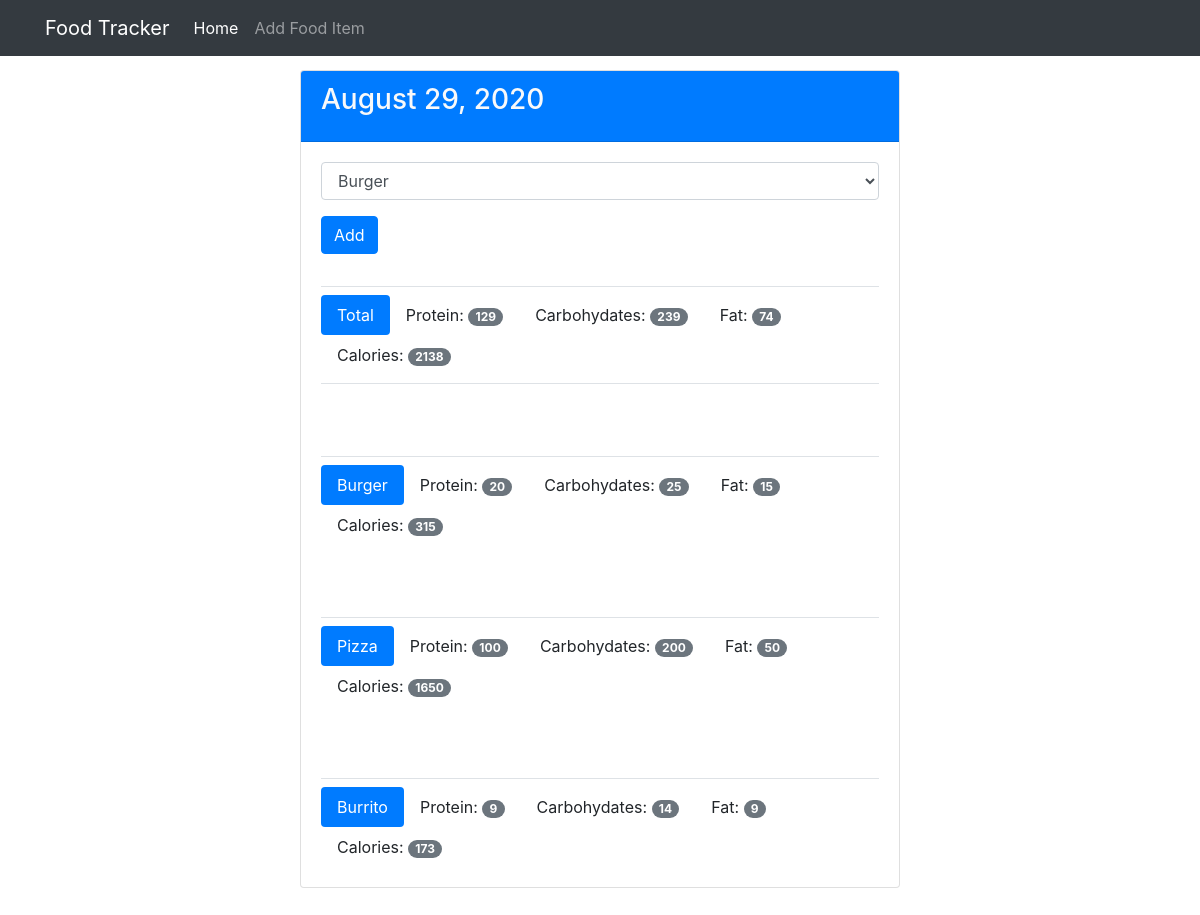
/view/20200829, run on the app's committed database.
### tables this page shows
CREATE TABLE food (
	id integer primary key autoincrement,
	name text not null,
	protein integer not null,
	carbohydrates integer not null,
	fat integer not null,
	calories integer not null
);

### views.py (the view)
@app.route('/view/<date>', methods=['GET', 'POST'])
def view(date):
    db = get_db()
    cur = db.execute('select id, entry_date from log_date where entry_date = ?', [date])
    result = cur.fetchone()
    pretty_date = convert_date(result)
    if request.method == 'POST':
        db.execute('insert into food_date (food_id, log_date_id) values (?, ?)', [
            request.form['food-select'], result['id']
        ])
        db.commit()
    food_cur = db.execute('select id, name from food')
    food_results = food_cur.fetchall()
    log_cur = db.execute('select food.name, food.protein, food.carbohydrates, food.fat, food.calories '
                         'from log_date join food_date on food_date.log_date_id = log_date.id '
                         'join food on food.id = food_date.food_id where log_date.entry_date = ?', [date])
    log_results = log_cur.fetchall()
    totals = {}
    for attr in ('protein', 'carbohydrates', 'fat', 'calories'):
        totals[attr] = sum(x[attr] for x in log_results)
    return render_template('day.html', entry_date=result['entry_date'], pretty_date=pretty_date, food_results=food_results,
                           log_results=log_results, totals=totals)

### common_funcs.py (called while the page is built)
def convert_date(date: dict) -> str:
    d = datetime.strptime(str(date['entry_date']), '%Y%m%d')
    pretty_date = datetime.strftime(d, '%B %d, %Y')
    return pretty_date

### database.py (called while the page is built)
def connect_db():
    sql = sqlite3.connect('food_tracker.db')
    sql.row_factory = sqlite3.Row
    return sql

def get_db():
    if not hasattr(g, 'sqlite3_db'):
        g.sqlite_db = connect_db()
    return g.sqlite_db

### templates/day.html (shortened to what this page needs)
{% extends 'base.html' %}
{% block content %}
    <div class="container col-sm-6 col-sm-offset-3" role="main">
      <div class="row">
        <div>
          <div class="card">
            <div class="card-header text-light bg-primary">
              <h3 class="card-title">{{ pretty_date }}</h3>
            </div>
            <div class="card-body">
              <form method="POST" action="{{ url_for('view', date=entry_date) }}">
                <div class="form-group">
                  <select class="form-control" name="food-select">
                    {% for food in food_results %}
                    <option value="{{ food.id }}">{{ food.name }}</option>
                    {% endfor %}
                  </select>
                </div>
                <button type="submit" class="btn btn-primary">Add</button>
              </form>
              <div class="pb-2 mt-4 mb-2 border-bottom"></div>
              <div>
                <ul class="nav nav-pills" role="tablist">
                  <li class="nav-item"><a class="nav-link active">Total</a></li>
                  <li class="nav-item"><a class="nav-link">Protein: <span class="badge badge-pill badge-secondary">{{ totals.protein }}</span></a></li>
                  <li class="nav-item"><a class="nav-link">Carbohydates: <span class="badge badge-pill badge-secondary">{{ totals.carbohydrates }}</span></a></li>
                  <li class="nav-item"><a class="nav-link">Fat: <span class="badge badge-pill badge-secondary">{{ totals.fat }}</span></a></li>
                  <li class="nav-item"><a class="nav-link">Calories: <span class="badge badge-pill badge-secondary">{{ totals.calories }}</span></a></li>
                </ul>
                <div class="pb-2  border-bottom"></div>
              </div>
            </div>
            {% for food in log_results %}
            <div class="card-body">
              <div class="pb-2 mt-4 mb-2 border-bottom"></div>
              <div>
                <ul class="nav nav-pills" role="tablist">
                  <li class="nav-item"><a class="nav-link active">{{ food.name }}</a></li>
                  <li class="nav-item"><a class="nav-link">Protein: <span class="badge badge-pill badge-secondary">{{ food.protein }}</span></a></li>
                  <li class="nav-item"><a class="nav-link">Carbohydates: <span class="badge badge-pill badge-secondary">{{ food.carbohydrates }}</span></a></li>
                  <li class="nav-item"><a class="nav-link">Fat: <span class="badge badge-pill badge-secondary">{{ food.fat }}</span></a></li>
                  <li class="nav-item"><a class="nav-link">Calories: <span class="badge badge-pill badge-secondary">{{ food.calories }}</span></a></li>
                </ul>
              </div>
            </div>
            {% endfor %}
          </div>
        </div>
      </div>
    </div>
{% endblock %}

### static/theme.css (style rules this page uses)
body { padding-top: 70px; padding-bottom: 30px; }

### data on the page
food: name "Burger", protein "20", carbohydrates "25", fat "15", calories "315"
food: name "Pizza", protein "100", carbohydrates "200", fat "50", calories "1650"
food: name "Burrito", protein "9", carbohydrates "14", fat "9", calories "173"

### other printed values
{{ pretty_date }} "August 29, 2020"
{{ totals.protein }} "129"
{{ totals.carbohydrates }} "239"
{{ totals.fat }} "74"
{{ totals.calories }} "2138"
form field food-select "Burger"
